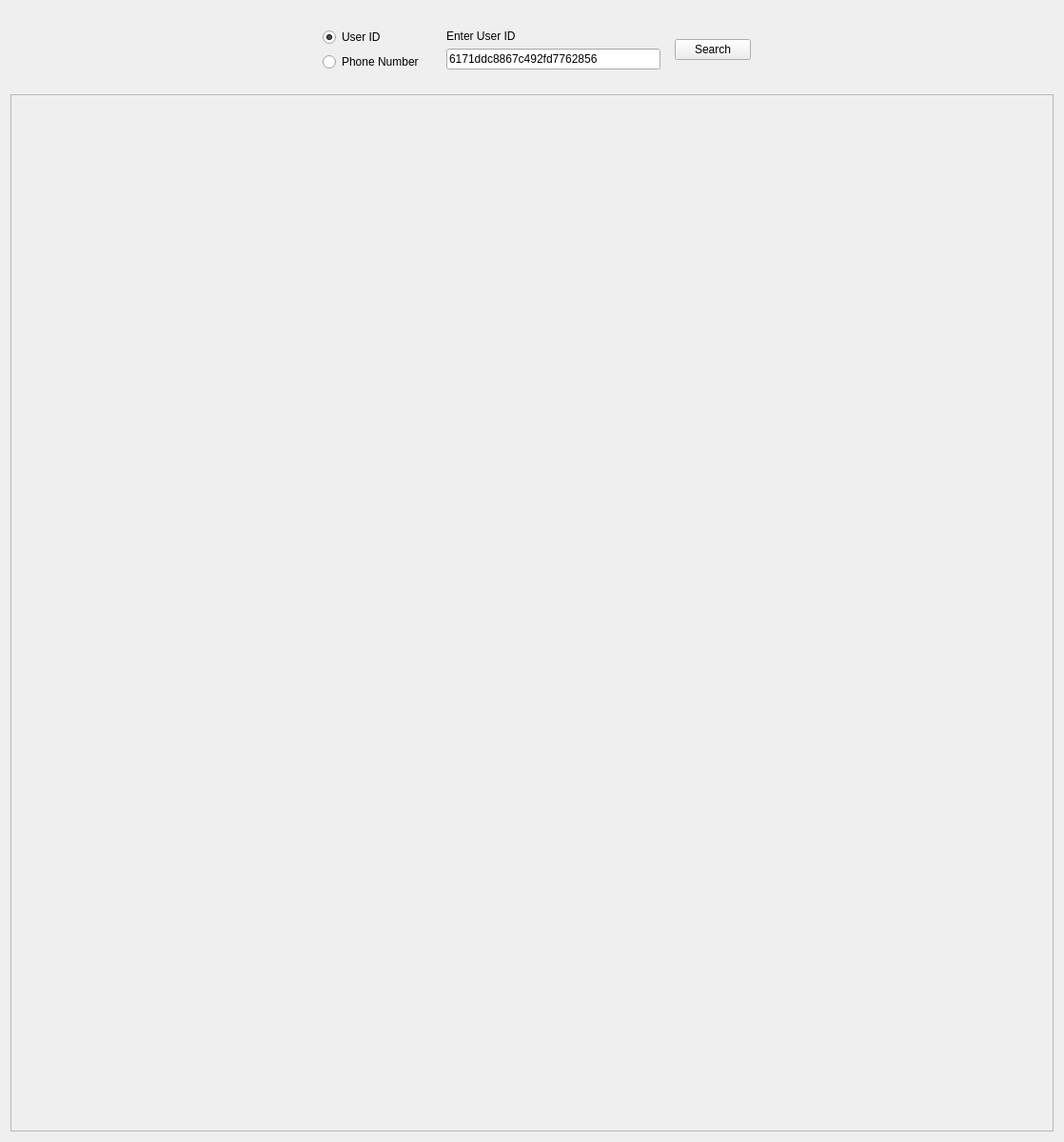
<?xml version="1.0" encoding="UTF-8"?>
<ui version="4.0">
 <class>FindUserWindow</class>
 <widget class="QWidget" name="FindUserWindow">
  <property name="geometry">
   <rect>
    <x>0</x>
    <y>0</y>
    <width>1118</width>
    <height>1200</height>
   </rect>
  </property>
  <property name="sizePolicy">
   <sizepolicy hsizetype="Preferred" vsizetype="Expanding">
    <horstretch>0</horstretch>
    <verstretch>0</verstretch>
   </sizepolicy>
  </property>
  <property name="windowTitle">
   <string>Find User Window</string>
  </property>
  <layout class="QVBoxLayout" name="verticalLayout_2">
   <item>
    <widget class="QWidget" name="headerHorizontalWidget" native="true">
     <property name="sizePolicy">
      <sizepolicy hsizetype="Preferred" vsizetype="Fixed">
       <horstretch>0</horstretch>
       <verstretch>0</verstretch>
      </sizepolicy>
     </property>
     <layout class="QHBoxLayout" name="horizontalLayout">
      <item>
       <spacer name="headerLeftHorizontalSpacer">
        <property name="orientation">
         <enum>Qt::Horizontal</enum>
        </property>
        <property name="sizeHint" stdset="0">
         <size>
          <width>40</width>
          <height>20</height>
         </size>
        </property>
       </spacer>
      </item>
      <item>
       <widget class="QFrame" name="selectSearchMethodFrame">
        <property name="sizePolicy">
         <sizepolicy hsizetype="Fixed" vsizetype="Fixed">
          <horstretch>0</horstretch>
          <verstretch>0</verstretch>
         </sizepolicy>
        </property>
        <layout class="QVBoxLayout" name="verticalLayout_3">
         <item>
          <widget class="QRadioButton" name="userIDRadioButton">
           <property name="text">
            <string>User ID</string>
           </property>
           <property name="checked">
            <bool>true</bool>
           </property>
          </widget>
         </item>
         <item>
          <widget class="QRadioButton" name="phoneNumberRadioButton">
           <property name="sizePolicy">
            <sizepolicy hsizetype="Fixed" vsizetype="Fixed">
             <horstretch>0</horstretch>
             <verstretch>0</verstretch>
            </sizepolicy>
           </property>
           <property name="text">
            <string>Phone Number</string>
           </property>
          </widget>
         </item>
        </layout>
       </widget>
      </item>
      <item>
       <widget class="QWidget" name="enterInfoVerticalWidget" native="true">
        <property name="sizePolicy">
         <sizepolicy hsizetype="Fixed" vsizetype="Fixed">
          <horstretch>0</horstretch>
          <verstretch>0</verstretch>
         </sizepolicy>
        </property>
        <layout class="QVBoxLayout" name="verticalLayout">
         <item>
          <widget class="QLabel" name="typeSearchInfoTitleLabel">
           <property name="text">
            <string>Enter User ID</string>
           </property>
          </widget>
         </item>
         <item>
          <widget class="QLineEdit" name="typeSearchInfoTitleLineEdit">
           <property name="minimumSize">
            <size>
             <width>225</width>
             <height>0</height>
            </size>
           </property>
           <property name="text">
            <string>6171ddc8867c492fd7762856</string>
           </property>
           <property name="maxLength">
            <number>26</number>
           </property>
          </widget>
         </item>
        </layout>
       </widget>
      </item>
      <item>
       <widget class="QPushButton" name="searchPushButton">
        <property name="sizePolicy">
         <sizepolicy hsizetype="Fixed" vsizetype="Fixed">
          <horstretch>0</horstretch>
          <verstretch>0</verstretch>
         </sizepolicy>
        </property>
        <property name="text">
         <string>Search</string>
        </property>
       </widget>
      </item>
      <item>
       <spacer name="headerRightHorizontalSpacer">
        <property name="orientation">
         <enum>Qt::Horizontal</enum>
        </property>
        <property name="sizeHint" stdset="0">
         <size>
          <width>40</width>
          <height>20</height>
         </size>
        </property>
       </spacer>
      </item>
     </layout>
    </widget>
   </item>
   <item>
    <widget class="QScrollArea" name="displayUserScrollArea">
     <property name="sizePolicy">
      <sizepolicy hsizetype="Expanding" vsizetype="Expanding">
       <horstretch>0</horstretch>
       <verstretch>0</verstretch>
      </sizepolicy>
     </property>
     <property name="widgetResizable">
      <bool>true</bool>
     </property>
     <widget class="QWidget" name="scrollAreaWidgetContents">
      <property name="geometry">
       <rect>
        <x>0</x>
        <y>0</y>
        <width>1098</width>
        <height>1086</height>
       </rect>
      </property>
      <layout class="QVBoxLayout" name="verticalLayout_5"/>
     </widget>
    </widget>
   </item>
  </layout>
 </widget>
 <resources/>
 <connections/>
</ui>
